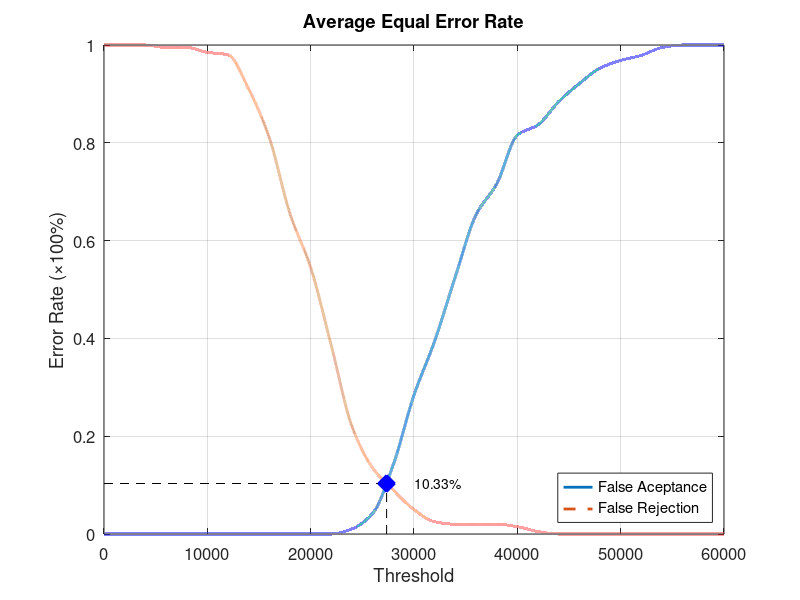
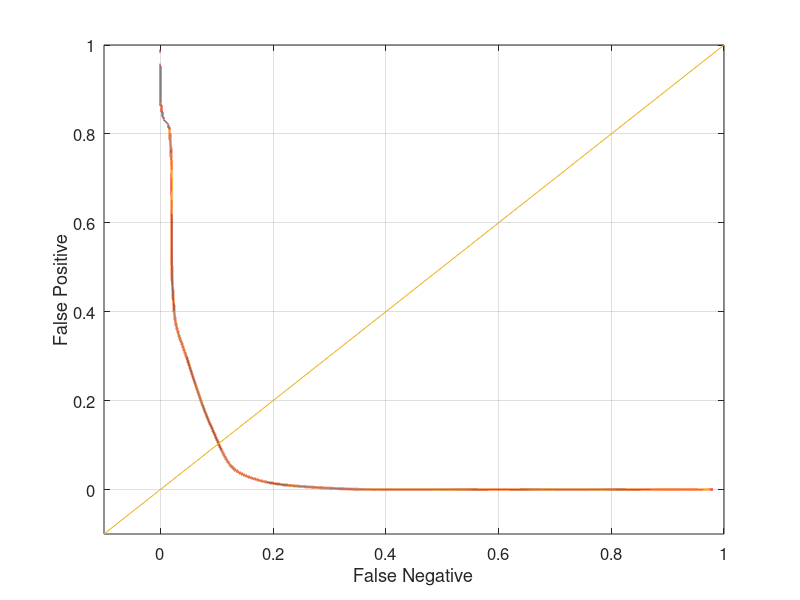

The MATLAB source for these figures, in order:
function yEER = Database3_1
close all;
clear;
clc;
x = 0:2000:60000;
xq = 0:0.5:60000;

y0 = [0 0 0 0 0 0 0 0 0 0 0 0 0.0105263 0.0421053 0.142105 0.284211 0.394737 0.526316 0.652632 0.715789 0.815789 0.836842 0.884211 0.921053 0.952632 0.968421 0.978947 0.994737 1 1 1];
yy0 = interp1(x, y0, xq, 'pchip');
y1 = [1 1 1 0.995 0.995 0.985 0.98 0.91 0.81 0.655 0.545 0.385 0.22 0.135 0.09 0.05 0.025 0.02 0.02 0.02 0.015 0.005 0 0 0 0 0 0 0 0 0];
yy1 = interp1(x, y1, xq, 'pchip');

% Calculating EER: 
y2 = abs(y0 - y1);
find(y2 == min(y2))
yy2 = abs(yy0 - yy1);
xEER = find(yy2 == min(yy2));
xEERIndex = xq(xEER) % X-axis EER
yEER = yy0(xEER) % Y-axis EER

main = figure
plot(xq, yy0,'-','LineWidth', 2);	hold on
plot(xq, yy1,'--','LineWidth', 2);	hold on
plot([xEERIndex xEERIndex], [0 yEER], 'k--');	hold on
plot([0 xEERIndex], [yEER yEER], 'k--');	hold on
plot(xEERIndex, yEER, 'bx', 'LineWidth', 10);	hold on
text(xEERIndex + 10 * xEERIndex / 100, yEER, [num2str(round((10000 * yEER)) / 100) '%'])
legend('False Aceptance', 'False Rejection', 'Location', 'SouthEast')
xlabel('Threshold')
ylabel('Error Rate (\times100%)')
title('Average Equal Error Rate')
set(gca, 'FontSize', 12)
axis([0 60000 0 1])
grid on

print(main, 'Database3_1Main', '-dpng');
FNRxFPR = figure('Color', [1 1 1]);
plot(yy1, yy0, '-', yy1, yy0, 'LineWidth', 2);
hold on
y = -0.1:0.1:1
plot(y, y); 
set(gca, 'FontSize', 12)
xlabel('False Negative')
ylabel('False Positive')
axis([-0.1 1 -0.1 1])
set(gca, 'FontSize', 12)
grid on

print(FNRxFPR, 'Database3_1FNRxFPR','-dpng');
end
